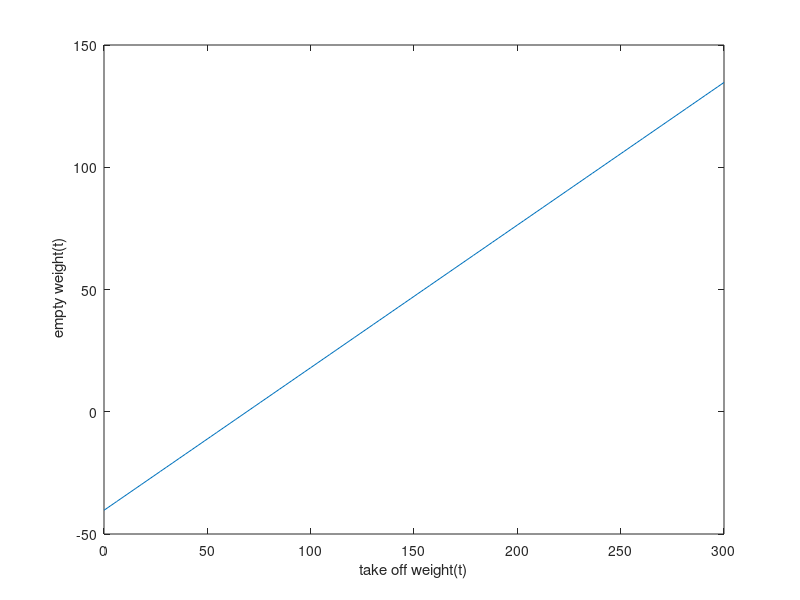

Reproduce this figure in MATLAB.
R = 6000; %range(mile)
E_loiter = 0.5; %Endurance in loiter phase(h)
Cj_cruise = 0.6; %specific fuel consumption in cruise phase
Cj_loiter = 0.45;%specific fuel consumption in loiter phase
V_cruise = 500;%cruise speed(knot)
LD = 0.25; %L/D
LD_cruise = 14;%L/D in cruise phase 
LD_loiter = 16;%L over D in loiter phase

W1_TO = 0.99;%W1/WTO(engine start, warm up)
W2_W1 = 0.99;%W2/W1(taxi)
W3_W2 = 0.99;%W3/W2(take-off)
W4_W3 = 0.988;%W4/W3(climb)
W5_W4 = 0.653;%W5/W4(cruise)
W6_W5 = 0.99;%W6/W5(descent)
W7_W6 = 0.986;%W7/W6(loiter)
W8_W7 = 0.99;%W12/W11(landind,taxi,shut down)

reserved = 5;%pecentage of reserved fuel
trapped = 0.5;%pecentage of trapped fuel
W_TO = linspace(0,300);%maximum take off weight(lb) 

Mff = 0.605;
Wf_flight = W_TO*(1-Mff);%the weight of fuel consumed during the flight(lb)
W_fuel = (1+reserved/100+trapped/100)*Wf_flight; %t
W_crews =  0.3 ;%(t)%weight of crew
W_payload = 40 ;%(t)%weight of payload

W_empty = W_TO-W_fuel-W_crews-W_payload; %(t)%empty weight(lb)
plot(W_TO,W_empty)
hold on

ylabel (' empty weight(t)')
xlabel ('take off weight(t)')

